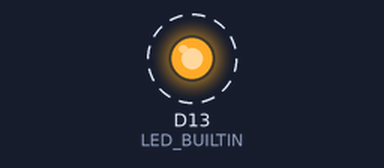
A program run on a simulated Arduino Uno R4 WiFi. Shown: output pins drawn as LEDs (lit = HIGH). Dashed ring = blinking. What the program prints to the serial monitor is not drawn.

Above: at 0.5 s.
Timing chart, 0 to 4.6 s (numbered marks = the images above):
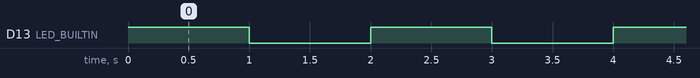

Measured:
- by itself, D13 (LED_BUILTIN): alternates HIGH for 1.0 s and LOW for 1.0 s

The program:

main.cpp
```cpp
// (licence header left out)
#include <Arduino.h>

void setup()
{
  // Start serial communication at 9600 baud
  Serial.begin(9600);
  // Configure the built-in LED pin as an output
  pinMode(LED_BUILTIN, OUTPUT);
}

void loop()
{
  // Turn the LED on (HIGH voltage level)
  digitalWrite(LED_BUILTIN, HIGH);
  Serial.println("LED is ON");

  // Wait for 1000 milliseconds (1 second)
  delay(1000);

  // Turn the LED off (LOW voltage level)
  digitalWrite(LED_BUILTIN, LOW);
  Serial.println("LED is OFF");

  delay(1000);
}
```
